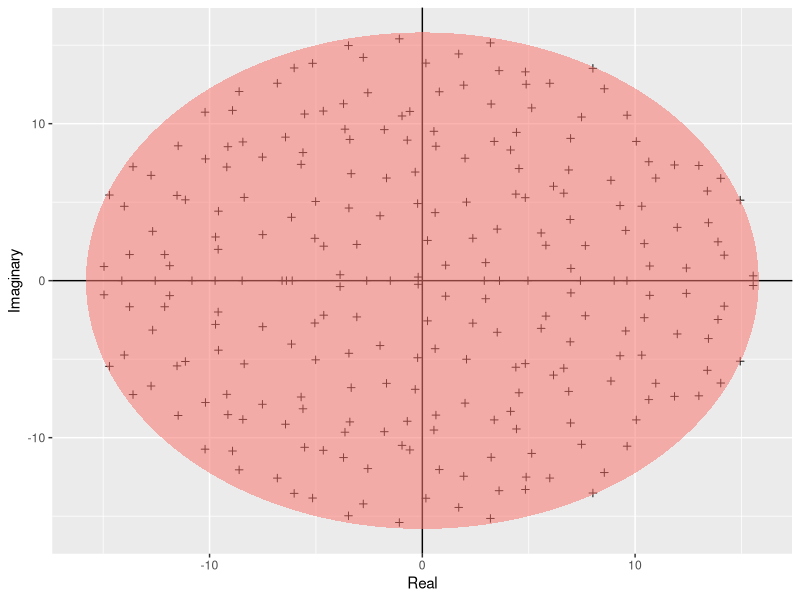

R code for this plot: (Note: this script raises an error after producing the figure.)
# Script name: Girko.R
# Description: Plotting the eigenvalues of a random matrix to illustrate Girko's circle law
# Author: George Papaeracleous (gp222@ic.ac.uk)
# Date: November 2025

rm(list=ls()) # Clear workspace

require(ggplot2)
build_ellipse <- function(hradius, vradius){ # function that returns an ellipse
  npoints = 250
  a <- seq(0, 2 * pi, length = npoints + 1)
  x <- hradius * cos(a)
  y <- vradius * sin(a)  
  return(data.frame(x = x, y = y))
}

N <- 250 # Assign size of the matrix

M <- matrix(rnorm(N * N), N, N) # Build the matrix

eigvals <- eigen(M)$values # Find the eigenvalues

eigDF <- data.frame("Real" = Re(eigvals), "Imaginary" = Im(eigvals)) # Build a dataframe

my_radius <- sqrt(N) # The radius of the circle is sqrt(N)

ellDF <- build_ellipse(my_radius, my_radius) # Dataframe to plot the ellipse

names(ellDF) <- c("Real", "Imaginary") # rename the columns

# plot the eigenvalues
p <- ggplot(eigDF, aes(x = Real, y = Imaginary))
p <- p +
  geom_point(shape = I(3)) +
  theme(legend.position = "none")

# now add the vertical and horizontal line
p <- p + geom_hline(aes(yintercept = 0))
p <- p + geom_vline(aes(xintercept = 0))

# finally, add the ellipse
p <- p + geom_polygon(data = ellDF, aes(x = Real, y = Imaginary, alpha = 1/20, fill = "red"))
p

ggsave("../results/Girko.pdf", p)
